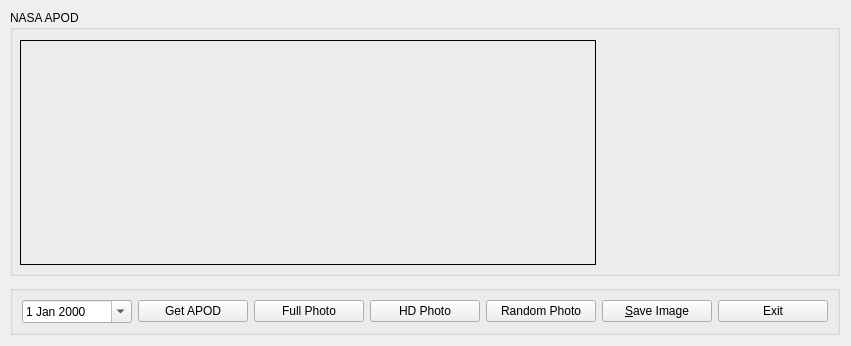
<?xml version="1.0" encoding="UTF-8"?>
<ui version="4.0">
 <class>MainWindow</class>
 <widget class="QMainWindow" name="MainWindow">
  <property name="geometry">
   <rect>
    <x>0</x>
    <y>0</y>
    <width>851</width>
    <height>346</height>
   </rect>
  </property>
  <property name="windowTitle">
   <string>NASA APOD Viewer</string>
  </property>
  <widget class="QWidget" name="centralwidget">
   <property name="palette">
    <palette>
     <active>
      <colorrole role="Window">
       <brush brushstyle="SolidPattern">
        <color alpha="255">
         <red>240</red>
         <green>240</green>
         <blue>240</blue>
        </color>
       </brush>
      </colorrole>
     </active>
     <inactive>
      <colorrole role="Window">
       <brush brushstyle="SolidPattern">
        <color alpha="255">
         <red>240</red>
         <green>240</green>
         <blue>240</blue>
        </color>
       </brush>
      </colorrole>
     </inactive>
     <disabled>
      <colorrole role="Window">
       <brush brushstyle="SolidPattern">
        <color alpha="255">
         <red>240</red>
         <green>240</green>
         <blue>240</blue>
        </color>
       </brush>
      </colorrole>
     </disabled>
    </palette>
   </property>
   <widget class="QGroupBox" name="groupBox_2">
    <property name="geometry">
     <rect>
      <x>10</x>
      <y>10</y>
      <width>830</width>
      <height>266</height>
     </rect>
    </property>
    <property name="title">
     <string>NASA APOD</string>
    </property>
    <widget class="QLabel" name="lbl_explanation">
     <property name="geometry">
      <rect>
       <x>10</x>
       <y>30</y>
       <width>576</width>
       <height>225</height>
      </rect>
     </property>
     <property name="frameShape">
      <enum>QFrame::Box</enum>
     </property>
     <property name="text">
      <string/>
     </property>
     <property name="alignment">
      <set>Qt::AlignLeading|Qt::AlignLeft|Qt::AlignTop</set>
     </property>
     <property name="wordWrap">
      <bool>true</bool>
     </property>
     <property name="margin">
      <number>5</number>
     </property>
     <property name="indent">
      <number>0</number>
     </property>
    </widget>
    <widget class="QLabel" name="lbl_thumbnail">
     <property name="geometry">
      <rect>
       <x>604</x>
       <y>30</y>
       <width>225</width>
       <height>225</height>
      </rect>
     </property>
     <property name="toolTip">
      <string>Click to see Full Photo</string>
     </property>
     <property name="text">
      <string/>
     </property>
    </widget>
   </widget>
   <widget class="QGroupBox" name="groupBox">
    <property name="geometry">
     <rect>
      <x>10</x>
      <y>285</y>
      <width>830</width>
      <height>50</height>
     </rect>
    </property>
    <property name="title">
     <string/>
    </property>
    <layout class="QHBoxLayout" name="horizontalLayout">
     <item>
      <widget class="QDateEdit" name="dateEdit">
       <property name="toolTip">
        <string>Pick a date to see an APOD</string>
       </property>
       <property name="calendarPopup">
        <bool>true</bool>
       </property>
      </widget>
     </item>
     <item>
      <widget class="QPushButton" name="btn_display_apod">
       <property name="toolTip">
        <string>Get NASA Astronomy Photo of the Day</string>
       </property>
       <property name="text">
        <string>Get APOD</string>
       </property>
      </widget>
     </item>
     <item>
      <widget class="QPushButton" name="btn_full_photo">
       <property name="toolTip">
        <string>Display full photo</string>
       </property>
       <property name="text">
        <string>Full Photo</string>
       </property>
      </widget>
     </item>
     <item>
      <widget class="QPushButton" name="btn_hd_photo">
       <property name="toolTip">
        <string>Display HD photo</string>
       </property>
       <property name="text">
        <string>HD Photo</string>
       </property>
      </widget>
     </item>
     <item>
      <widget class="QPushButton" name="btn_random_photo">
       <property name="toolTip">
        <string>Display HD photo</string>
       </property>
       <property name="text">
        <string>Random Photo</string>
       </property>
      </widget>
     </item>
     <item>
      <widget class="QPushButton" name="btn_save_file">
       <property name="text">
        <string>&amp;Save Image</string>
       </property>
      </widget>
     </item>
     <item>
      <widget class="QPushButton" name="btn_exit">
       <property name="text">
        <string>Exit</string>
       </property>
      </widget>
     </item>
    </layout>
   </widget>
  </widget>
 </widget>
 <resources/>
 <connections/>
</ui>
